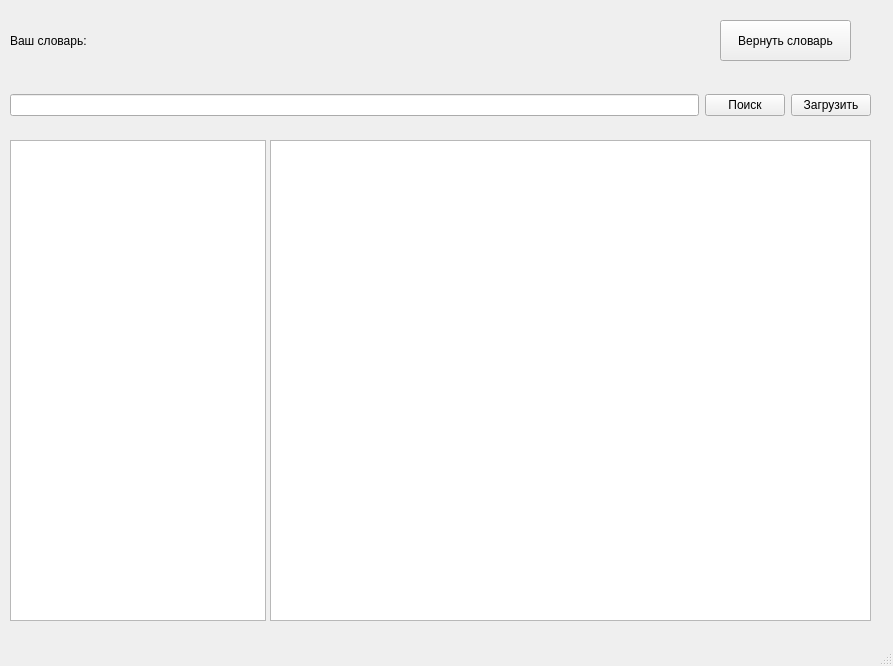
<?xml version="1.0" encoding="UTF-8"?>
<ui version="4.0">
 <class>MainWindow</class>
 <widget class="QMainWindow" name="MainWindow">
  <property name="geometry">
   <rect>
    <x>0</x>
    <y>0</y>
    <width>893</width>
    <height>666</height>
   </rect>
  </property>
  <property name="minimumSize">
   <size>
    <width>500</width>
    <height>500</height>
   </size>
  </property>
  <property name="windowTitle">
   <string>MainWindow</string>
  </property>
  <widget class="QWidget" name="centralwidget">
   <widget class="QTextBrowser" name="display">
    <property name="geometry">
     <rect>
      <x>270</x>
      <y>140</y>
      <width>601</width>
      <height>481</height>
     </rect>
    </property>
    <property name="layoutDirection">
     <enum>Qt::LeftToRight</enum>
    </property>
   </widget>
   <widget class="QListWidget" name="list_pattern">
    <property name="geometry">
     <rect>
      <x>10</x>
      <y>140</y>
      <width>256</width>
      <height>481</height>
     </rect>
    </property>
   </widget>
   <widget class="QWidget" name="layoutWidget">
    <property name="geometry">
     <rect>
      <x>10</x>
      <y>70</y>
      <width>861</width>
      <height>71</height>
     </rect>
    </property>
    <layout class="QHBoxLayout" name="horizontalLayout">
     <item>
      <widget class="QLineEdit" name="pattern"/>
     </item>
     <item>
      <widget class="QPushButton" name="okey">
       <property name="text">
        <string>Поиск</string>
       </property>
      </widget>
     </item>
     <item>
      <widget class="QPushButton" name="load">
       <property name="text">
        <string>Загрузить</string>
       </property>
      </widget>
     </item>
    </layout>
   </widget>
   <widget class="QPushButton" name="reset">
    <property name="geometry">
     <rect>
      <x>720</x>
      <y>20</y>
      <width>131</width>
      <height>41</height>
     </rect>
    </property>
    <property name="text">
     <string>Вернуть словарь</string>
    </property>
   </widget>
   <widget class="QWidget" name="">
    <property name="geometry">
     <rect>
      <x>10</x>
      <y>10</y>
      <width>691</width>
      <height>61</height>
     </rect>
    </property>
    <layout class="QHBoxLayout" name="horizontalLayout_2">
     <item>
      <widget class="QLabel" name="_static_">
       <property name="enabled">
        <bool>true</bool>
       </property>
       <property name="maximumSize">
        <size>
         <width>95</width>
         <height>16777215</height>
        </size>
       </property>
       <property name="text">
        <string>Ваш словарь:</string>
       </property>
      </widget>
     </item>
     <item>
      <widget class="QLabel" name="cur_dict">
       <property name="text">
        <string/>
       </property>
      </widget>
     </item>
    </layout>
   </widget>
  </widget>
  <widget class="QMenuBar" name="menubar">
   <property name="geometry">
    <rect>
     <x>0</x>
     <y>0</y>
     <width>893</width>
     <height>22</height>
    </rect>
   </property>
  </widget>
  <widget class="QStatusBar" name="statusbar"/>
 </widget>
 <resources/>
 <connections/>
</ui>
